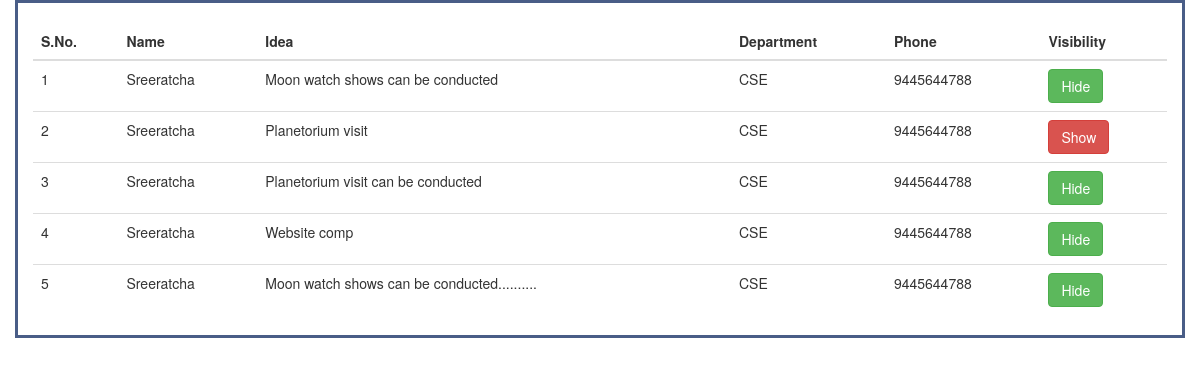
Before: /ideaverification.php (signed in) with the older database file.
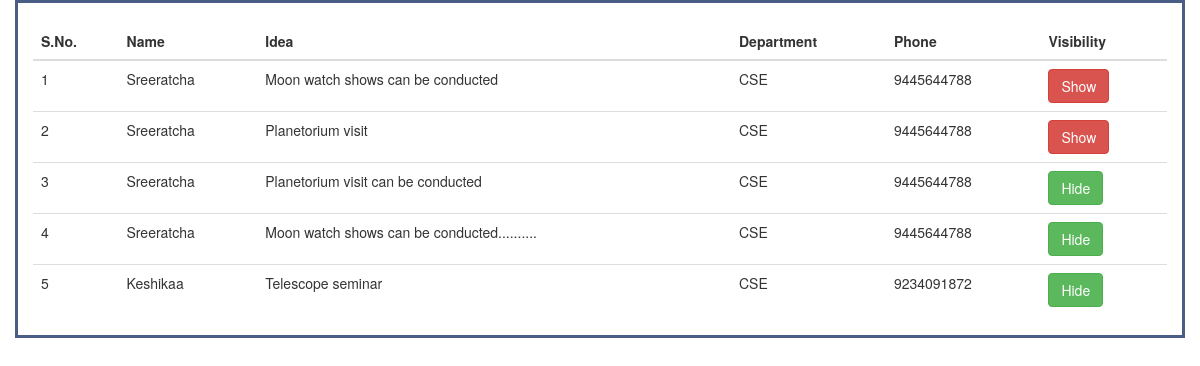
After: the same page with the newer database file.
### tables this page shows
CREATE TABLE `ideas` (
  `id` int(11) NOT NULL,
  `club_id` varchar(10) DEFAULT NULL,
  `idea` text DEFAULT NULL,
  `roll_no` varchar(10) DEFAULT NULL,
  `visibility` tinyint(4) NOT NULL DEFAULT 0
);

CREATE TABLE `signup` (
  `roll_no` varchar(10) NOT NULL,
  `name` varchar(10) DEFAULT NULL,
  `year` int(11) DEFAULT NULL,
  `dept` varchar(20) DEFAULT NULL,
  `email` varchar(20) DEFAULT NULL,
  `pword` varchar(20) DEFAULT NULL,
  `phone` varchar(10) DEFAULT NULL
);

### ideaverification.php (the view, shortened to what this page needs)
<!DOCTYPE html>
<html>
<head><link rel="icon" href="images/logo.jpeg" type="image/icon type"></head>
<?php
if(isset($_SESSION['login'])  == 2)
{
    $club = $_SESSION['club'];
    include "db.php";
    $query = "SELECT ideas.id, signup.name,ideas.idea,signup.dept,signup.phone,ideas.visibility FROM signup INNER JOIN ideas ON signup.roll_no = ideas.roll_no WHERE club_id = $club";
    $result = mysqli_query($con,$query);
?>
<head>
  <link rel="stylesheet" href="https://maxcdn.bootstrapcdn.com/bootstrap/3.4.1/css/bootstrap.min.css">
</head>
<body>
<div class="container" style = "border-style: groove;border: 3px solid #495d87;">
  <table class="table table-hover">
  <thead>
  <br>
    <tr>
    <th>S.No.</th>
      <th>Name</th>
      <th>Idea</th>
      <th>Department</th>
      <th>Phone</th>
      <th>Visibility</th>
    </tr>
  </thead>
  <tbody>
  <?php
  $i = 1;
    while($row = mysqli_fetch_assoc($result)){
    ?>
    <tr>
    <td><?php echo $i;?></td>
    <form>
      <td><?php echo $row['name'];?></td>
      <td><?php echo $row['idea'];?></td>
      <td><?php echo $row['dept'];?></td>
      <td><?php echo $row['phone'];?></td>
       <td><?php if($row['visibility']==1){
                    echo "<button class=\"btn btn-success\" onclick=\"change(" . $row['id'] .", ".$row['visibility']." )\" >";
                    echo "Hide";
                }else{
                    echo "<button class=\"btn btn-danger\" onclick=\"change(" . $row['id'] .", ".$row['visibility']." )\" >";
                    echo "Show";
                }
            ?></button>
        </td>
    </form>
    </tr>
    <?php
    $i++;
    }
    ?>
  </tbody>
</table>
</div>
</body>
</html>
<?php }
else{
  echo "<script>";
  echo "alert('Access Denied');";
  echo "window.location.href = 'index.php';";
  echo "</script>";
}
?>

Changed rows visible on the page:
no longer on this page (row edited): ideas: roll_no.name "Sreeratcha", idea "Website comp", roll_no.dept "CSE", roll_no.phone "9445644788"
changed ideas "Moon watch shows can be conducted": visibility "Hide" → "Show"
added ideas: roll_no.name "Keshikaa", idea "Telescope seminar", roll_no.dept "CSE", roll_no.phone "9234091872"
